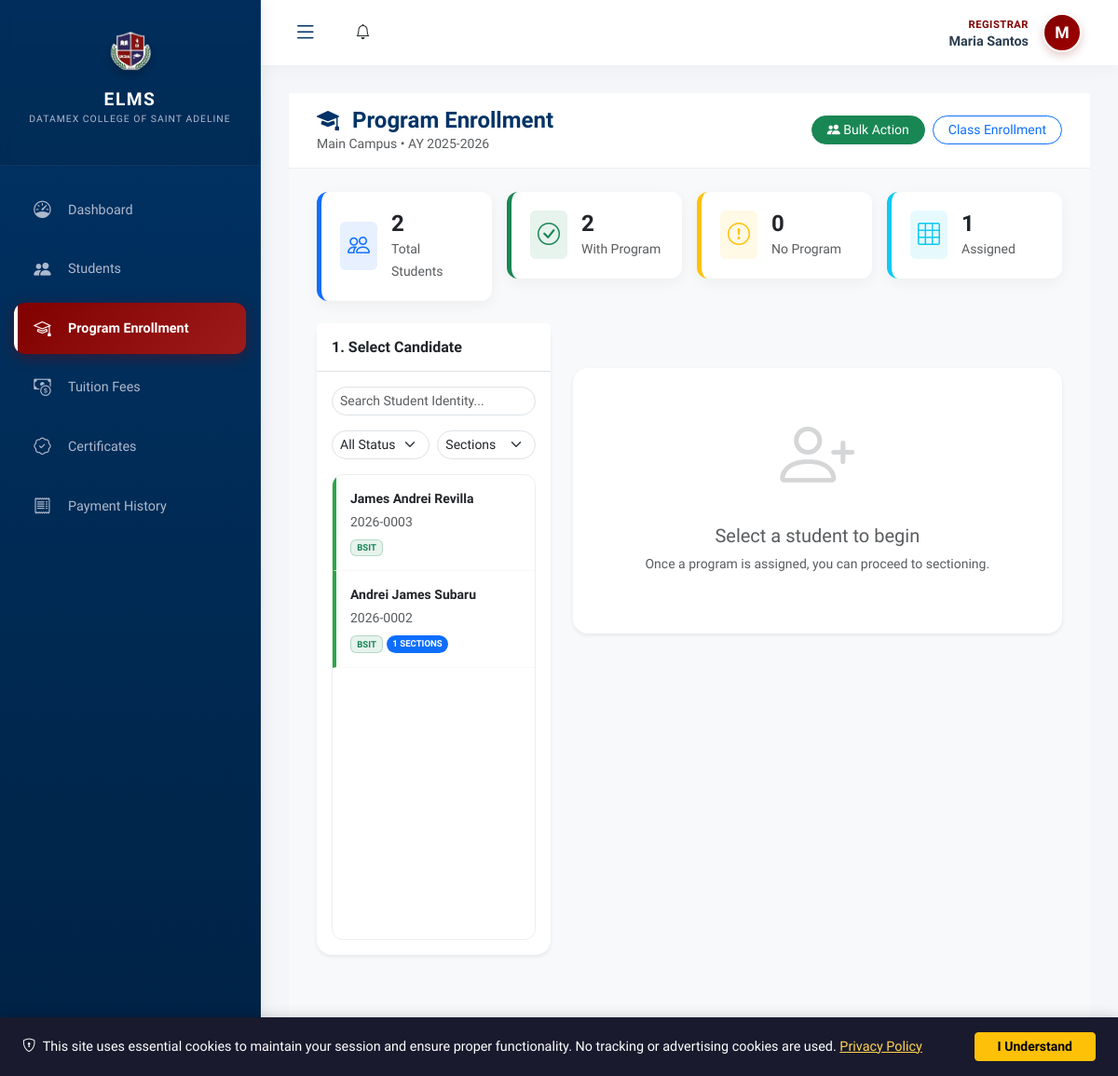
The page /modules/registrar/program_enrollment.php (signed in) on the database its author committed.
### tables this page shows
CREATE TABLE `branches` (
  `id` int(10) UNSIGNED NOT NULL,
  `school_id` int(10) UNSIGNED NOT NULL,
  `name` varchar(100) NOT NULL,
  `address` text DEFAULT NULL
);

CREATE TABLE `academic_years` (
  `id` int(10) UNSIGNED NOT NULL,
  `year_name` varchar(20) NOT NULL,
  `start_date` date DEFAULT NULL,
  `end_date` date DEFAULT NULL,
  `is_active` tinyint(1) DEFAULT 0,
  `status` varchar(20) DEFAULT 'upcoming',
  `created_at` timestamp NOT NULL DEFAULT current_timestamp(),
  `updated_at` timestamp NOT NULL DEFAULT current_timestamp() ON UPDATE current_timestamp()
);

CREATE TABLE `users` (
  `id` int(10) UNSIGNED NOT NULL,
  `email` varchar(100) NOT NULL,
  `password` varchar(255) NOT NULL,
  `status` enum('active','inactive') DEFAULT 'active',
  `last_login` datetime DEFAULT NULL,
  `created_at` timestamp NOT NULL DEFAULT current_timestamp(),
  `lock_count` int(11) NOT NULL DEFAULT 0,
  `last_locked_at` datetime DEFAULT NULL
);

CREATE TABLE `user_profiles` (
  `user_id` int(10) UNSIGNED NOT NULL,
  `first_name` varchar(50) NOT NULL,
  `last_name` varchar(50) NOT NULL,
  `contact_no` varchar(20) DEFAULT NULL,
  `address` text DEFAULT NULL,
  `branch_id` int(10) UNSIGNED DEFAULT NULL
);

### modules/registrar/program_enrollment.php (the view, shortened to what this page needs)
<?php
require_once '../../config/init.php';
$registrar_id = $_SESSION['user_id'];
$conn->query("ALTER TABLE students ADD COLUMN IF NOT EXISTS student_type ENUM('regular','irregular','transferee') NOT NULL DEFAULT 'regular' AFTER course_id");
$conn->query("ALTER TABLE students MODIFY COLUMN student_type ENUM('regular','irregular','transferee') NOT NULL DEFAULT 'regular'");
$conn->query("ALTER TABLE students ADD COLUMN IF NOT EXISTS previous_school VARCHAR(255) DEFAULT NULL AFTER student_type");
$registrar_profile = $conn->query("SELECT branch_id FROM user_profiles WHERE user_id = $registrar_id")->fetch_assoc();
$branch_id = $registrar_profile['branch_id'] ?? 0;
$branch = $conn->query("SELECT * FROM branches WHERE id = $branch_id")->fetch_assoc();
$current_ay = $conn->query("SELECT id, year_name FROM academic_years WHERE is_active = 1 LIMIT 1")->fetch_assoc();
$current_ay_id = $current_ay['id'] ?? 0;
$students_query = "
    SELECT
        u.id, u.email, up.first_name, up.last_name,
        COALESCE(st.student_no, CONCAT('STU-', u.id)) as student_no,
        st.course_id,
        CASE
            WHEN COALESCE(st.student_type, 'regular') = 'regular' THEN 'regular'
            WHEN st.student_type = 'transferee' THEN 'transferee'
            ELSE 'irregular'
        END as student_type,
        st.previous_school,
        COALESCE(p.program_code, ss.strand_code) as current_program_code,
        COALESCE(p.program_name, ss.strand_name) as current_program_name,
        CASE
            WHEN st.course_id IS NOT NULL AND EXISTS (SELECT 1 FROM programs WHERE id = st.course_id) THEN 'college'
            WHEN st.course_id IS NOT NULL AND EXISTS (SELECT 1 FROM shs_strands WHERE id = st.course_id) THEN 'shs'
            ELSE NULL
        END as program_type,
        (SELECT COUNT(*) FROM section_students ss2
         INNER JOIN sections s ON ss2.section_id = s.id
         WHERE ss2.student_id = u.id AND s.branch_id = $branch_id AND s.academic_year_id = $current_ay_id AND ss2.status = 'active') as section_count
    FROM users u
    INNER JOIN user_profiles up ON u.id = up.user_id
    INNER JOIN user_roles ur ON u.id = ur.user_id
    LEFT JOIN students st ON u.id = st.user_id
    LEFT JOIN programs p ON st.course_id = p.id
    LEFT JOIN shs_strands ss ON st.course_id = ss.id
    WHERE ur.role_id = " . ROLE_STUDENT . "
    AND u.status = 'active'
    ORDER BY up.last_name, up.first_name
";
$students = $conn->query($students_query);
include '../../includes/header.php';
?>
<link rel="stylesheet" href="css/program_enrollment.css">
<div class="header-fixed-part animate__animated animate__fadeInDown">
    <div class="d-flex justify-content-between align-items-center flex-wrap gap-2">
        <div>
            <h4 class="fw-bold mb-0" style="color: var(--blue);">
                <i class="bi bi-mortarboard-fill me-2 text-maroon"></i>
                Program Enrollment
            </h4>
            <p class="text-muted small mb-0"><?php echo htmlspecialchars($branch['name'] ?? 'Registrar'); ?> • AY <?php echo htmlspecialchars($current_ay['year_name'] ?? 'N/A'); ?></p>
        </div>
        <div class="d-flex gap-2">
            <button class="btn btn-success btn-sm rounded-pill px-3" data-bs-toggle="modal" data-bs-target="#bulkEnrollModal">
                <i class="bi bi-people-fill"></i> Bulk Action
            </button>
            <a href="enroll.php" class="btn btn-outline-primary btn-sm rounded-pill px-3">Class Enrollment</a>
        </div>
    </div>
</div>
<div class="body-scroll-part">
    <div class="row g-3 mb-4 animate__animated animate__fadeIn">
        <div class="col-md-3">
            <div class="stat-box-modern border-start border-primary border-5">
                <div class="p-2 bg-primary bg-opacity-10 text-primary rounded"><i class="bi bi-people fs-4"></i></div>
                <div><h4 class="mb-0 fw-bold"><?php echo $students->num_rows; ?></h4><small class="text-muted">Total Students</small></div>
            </div>
        </div>
        <div class="col-md-3">
            <div class="stat-box-modern border-start border-success border-5">
                <div class="p-2 bg-success bg-opacity-10 text-success rounded"><i class="bi bi-check-circle fs-4"></i></div>
                <div><h4 class="mb-0 fw-bold" id="enrolledCount">0</h4><small class="text-muted">With Program</small></div>
            </div>
        </div>
        <div class="col-md-3">
            <div class="stat-box-modern border-start border-warning border-5">
                <div class="p-2 bg-warning bg-opacity-10 text-warning rounded"><i class="bi bi-exclamation-circle fs-4"></i></div>
                <div><h4 class="mb-0 fw-bold" id="notEnrolledCount">0</h4><small class="text-muted">No Program</small></div>
            </div>
        </div>
        <div class="col-md-3">
            <div class="stat-box-modern border-start border-info border-5">
                <div class="p-2 bg-info bg-opacity-10 text-info rounded"><i class="bi bi-grid-3x3 fs-4"></i></div>
                <div><h4 class="mb-0 fw-bold" id="sectionAssignedCount">0</h4><small class="text-muted">Assigned</small></div>
            </div>
        </div>
    </div>
    <div class="row g-4">
        <div class="col-lg-4 animate__animated animate__fadeInLeft">
            <div class="card border-0 shadow-sm rounded-4">
                <div class="card-header bg-white border-bottom p-3">
                    <h6 class="fw-bold mb-0 text-maroon">1. Select Candidate</h6>
                </div>
                <div class="card-body p-3">
                    <input type="text" class="form-control form-control-sm mb-3 rounded-pill" id="searchStudent" placeholder="Search Student Identity...">
                    <div class="d-flex gap-2 mb-3">
                        <select class="form-select form-select-sm rounded-pill" id="filterEnrollment">
                            <option value="">All Status</option>
                        </select>
                        <select class="form-select form-select-sm rounded-pill" id="filterSection">
                            <option value="">Sections</option>
                        </select>
                    </div>
                    <div class="student-list-box shadow-xs" id="studentsListScroll">
                        <?php
                        $students->data_seek(0);
                        while ($student = $students->fetch_assoc()):
                            $has_p = !empty($student['current_program_code']);
                            $has_s = $student['section_count'] > 0;
                        ?>
                        <div class="student-card <?php echo $has_p ? 'enrolled-program' : 'no-program'; ?>"
                             data-student-id="<?php echo $student['id']; ?>"
                             data-student-name="<?php echo htmlspecialchars($student['first_name'] . ' ' . $student['last_name']); ?>"
                             data-student-no="<?php echo htmlspecialchars($student['student_no']); ?>"
                             data-has-program="<?php echo $has_p ? '1' : '0'; ?>"
                             data-has-section="<?php echo $has_s ? '1' : '0'; ?>"
                             data-program-type="<?php echo $student['program_type'] ?? ''; ?>"
                             data-course-id="<?php echo $student['course_id'] ?? ''; ?>"
                             data-student-type="<?php echo htmlspecialchars($student['student_type'] ?? 'regular'); ?>"
                             data-previous-school="<?php echo htmlspecialchars($student['previous_school'] ?? ''); ?>">
                            <div class="fw-bold text-dark small mb-1"><?php echo htmlspecialchars($student['first_name'] . ' ' . $student['last_name']); ?></div>
                            <small class="text-muted d-block mb-2"><?php echo htmlspecialchars($student['student_no']); ?></small>
                            <div class="d-flex gap-1 flex-wrap">
                                <?php if ($has_p): ?>
                                    <span class="badge bg-success bg-opacity-10 text-success border border-success border-opacity-25" style="font-size:0.6rem;"><?php echo htmlspecialchars($student['current_program_code']); ?></span>
                                <?php else: ?>
                                    <span class="badge bg-warning text-dark" style="font-size:0.6rem;">NO PROGRAM</span>
                                <?php endif; ?>
                                <?php if ($has_s): ?>
                                    <span class="badge bg-primary rounded-pill" style="font-size:0.6rem;"><?php echo $student['section_count']; ?> SECTIONS</span>
                                <?php endif; ?>
                            </div>
                        </div>
                        <?php endwhile; ?>
                    </div>
                </div>
            </div>
        </div>
        <div class="col-lg-8 animate__animated animate__fadeInRight">
            <div id="noStudentSelected" class="text-center py-5">
                <div class="card border-0 shadow-sm rounded-4 p-5">
                    <i class="bi bi-person-plus display-1 text-muted opacity-25"></i>
                    <h5 class="mt-4 text-muted">Select a student to begin</h5>
                    <p class="small text-muted">Once a program is assigned, you can proceed to sectioning.</p>
                </div>
            </div>
        </div>
    </div>
</div>
<?php include '../../includes/footer.php'; ?>
</body>
</html>

### modules/registrar/css/program_enrollment.css (style rules this page uses)
html, body { height: 100%; margin: 0; overflow: hidden; }
.header-fixed-part { flex: 0 0 auto; background: white; padding: 15px 30px; border-bottom: 1px solid #eee; z-index: 10; }
.body-scroll-part { flex: 1 1 auto; overflow-y: auto; padding: 25px 30px 100px 30px; background-color: #f8f9fa; }
.stat-box-modern { background: white; border-radius: 12px; padding: 20px; box-shadow: 0 4px 15px rgba(0,0,0,0.05); display: flex; align-items: center; gap: 15px; }
.student-list-box { height: 500px; overflow-y: auto; background: #fff; border: 1px solid #eee; border-radius: 12px; }
.student-card { padding: 15px; border-bottom: 1px solid #f9f9f9; border-left: 4px solid transparent; cursor: pointer; transition: 0.2s; }
.student-card.enrolled-program { border-left-color: #28a745; }

### includes/header.php (style rules this page uses)
:root { --maroon: #800000; --maroon-light: #9e1b1b; --blue: #003366; --blue-dark: #002244; --text-light: #ecf0f1; --text-muted: #aeb9cc; --sidebar-width: 280px; --header-height: 70px; --transition-speed: 0.3s; }
body { font-family: 'Public Sans', sans-serif; background-color: #f4f6f9; margin: 0; overflow-x: hidden; }

### rows shown on the page
branches: name "Main Campus"
academic_years: year_name "2025-2026"
users: user_profiles.first_name+last_name "James Andrei Revilla", student_no "2026-0003", current_program_code "BSIT"
users: user_profiles.first_name+last_name "Andrei James Subaru", student_no "2026-0002", current_program_code "BSIT", section_count "1"

### other values the page prints
$_SESSION['role'] "REGISTRAR"
$_SESSION['name'] "Maria Santos"
substr($_SESSION['name'] ?? 'U', 0, 1) "M"
$students->num_rows "2"
